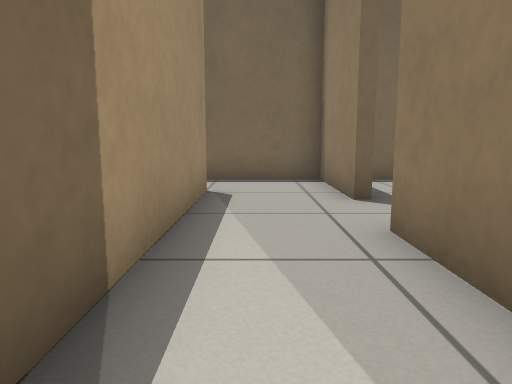
View 1 (above)

21 first-person views from a walk through a robot-simulator world made for Gazebo. The camera is 0.5 m above the floor, tilts 8° down and sees 70° across. The floor is counted in squares, 0.5 m on a side. Each view is taken from the middle of a square. On the plan, view 1 faces up. The plan holds only what a view shows up to about 13 squares ahead; the rest is blank. The place goes on beyond the plan.

View 2
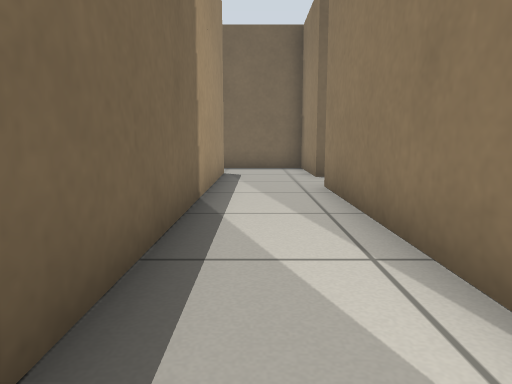

View 3
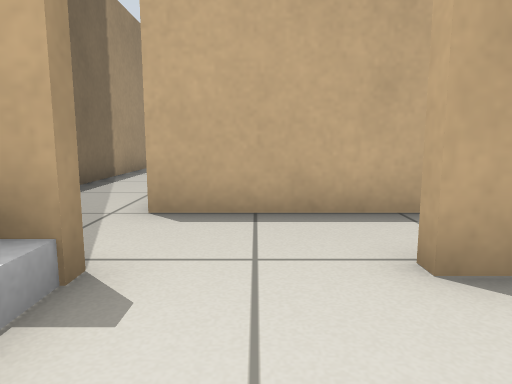

View 4
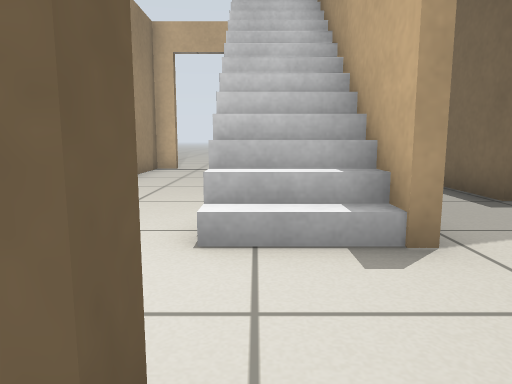

View 5
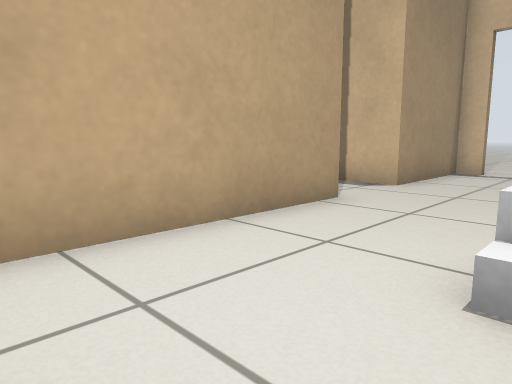

View 6
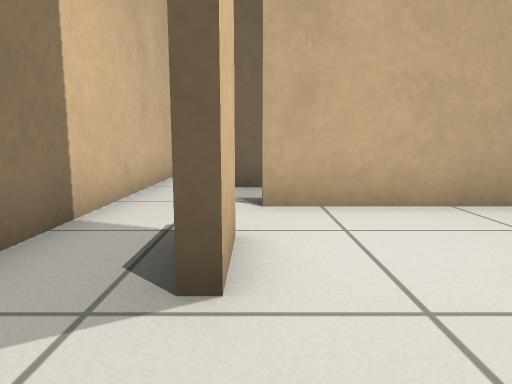

View 7
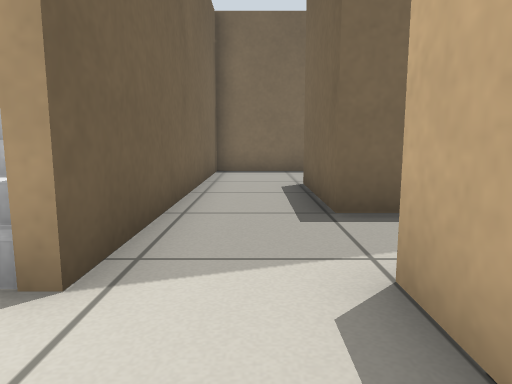

View 8
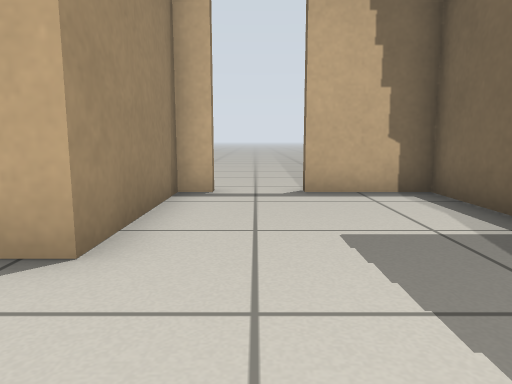

View 9
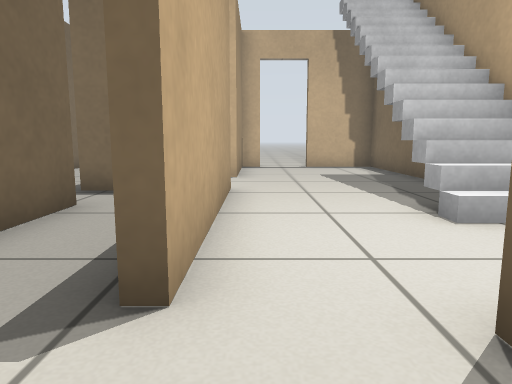

View 10
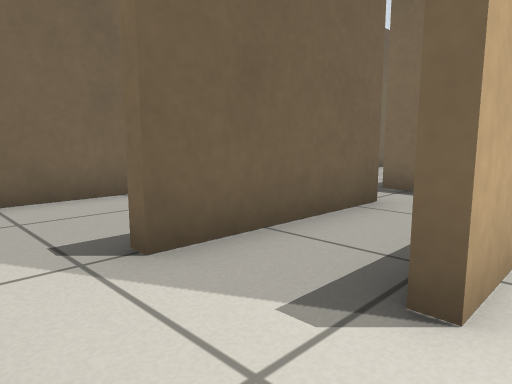

View 11
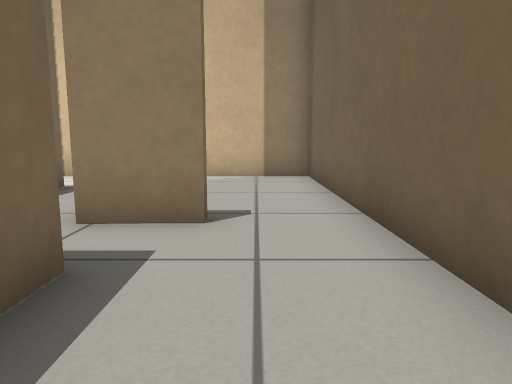

View 12
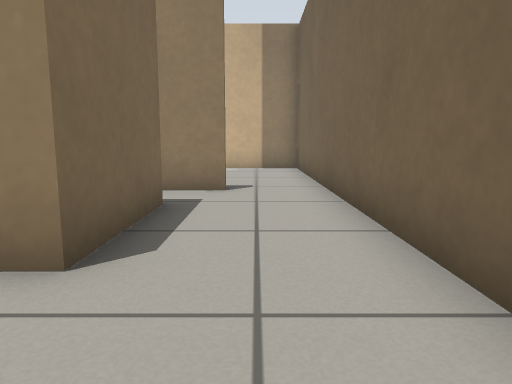

View 13
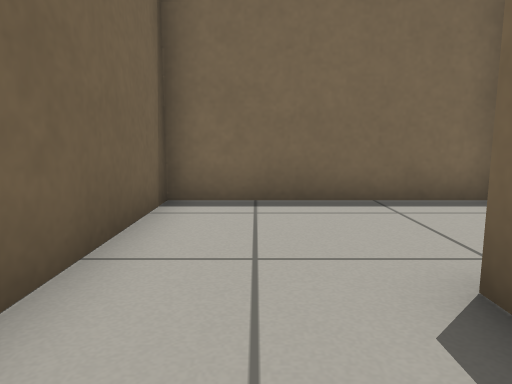

View 14
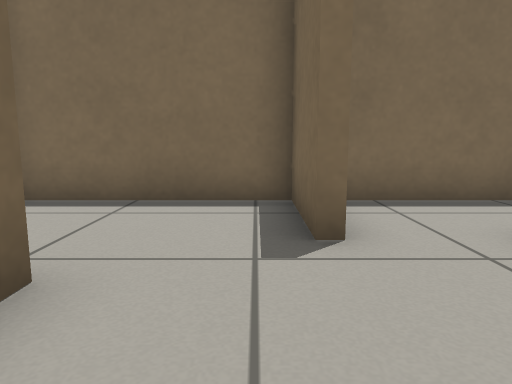

View 15
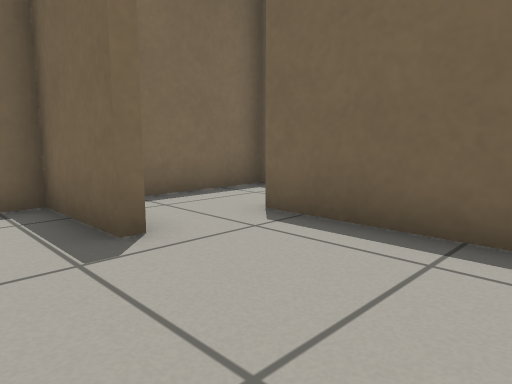

View 16
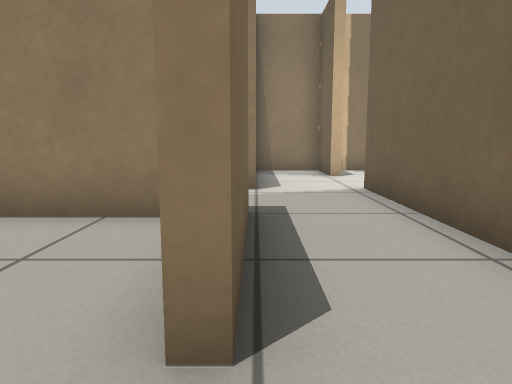

View 17
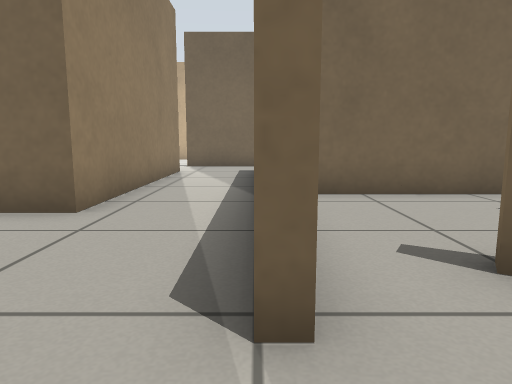

View 18
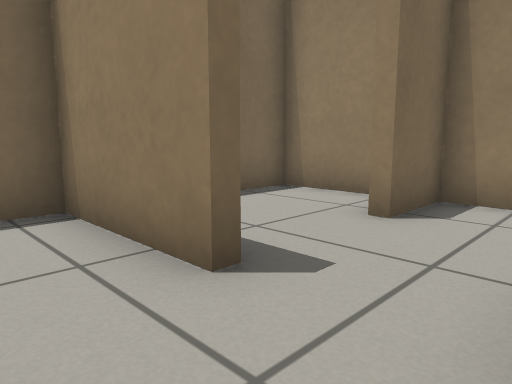

View 19
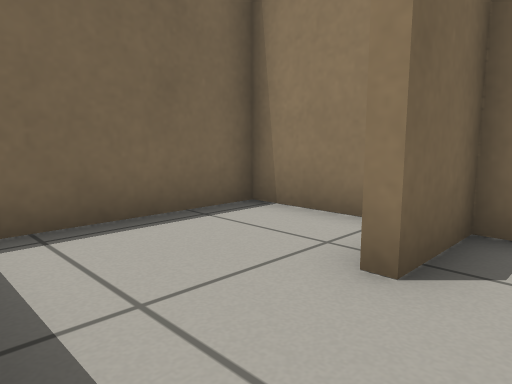

View 20
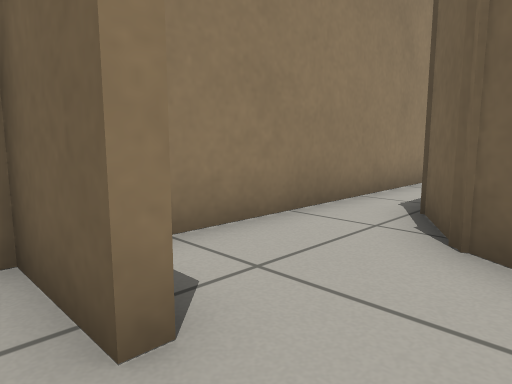

View 21
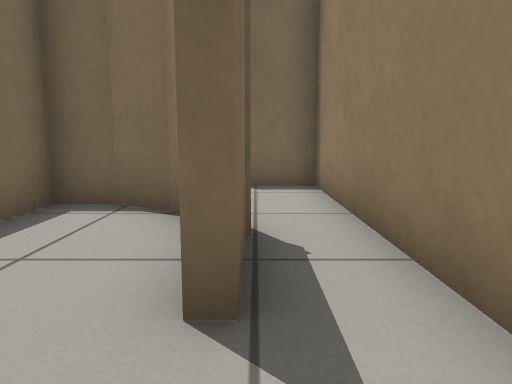

### Floor plan
Ten units are one square. View 1 is at (0, 0); x grows to the right and y downward. Boxes are objects, and circles mark ways between rooms. Rooms are numbered by the first view taken in them; rooms with no view inside come last. Other rooms are left out.
<svg viewBox="-86 -99 154 269">
<path fill="none" stroke="#000" d="M18 56 -81 56 -81 81M43 54 43 51 63 51 63 30M-44 53 18 53M-16 105 40 105M43 89 43 73M54 30 15 30 15 -40M63 67 63 59M63 104 63 82M-81 98 -81 105 -40 105 -40 121M15 -61 15 -75M-10 -73 -10 30 -45 30M43 73 46 73M50 54 43 54M4 144 3 128M-13 135 -43 135M-81 110 -81 165 63 165 63 136M-43 135 -43 130M-56 4 -81 4 -81 36M-13 18 -13 6M-45 30 -45 25M15 -75 15 -94 -14 -94M-14 -73 -10 -73M63 -64 63 -94 27 -94M15 -40 26 -40M45 -64 63 -64M35 -36 40 -34M40 -34 49 -18 49 1M63 20 63 -61 45 -61M49 1 45 1M63 136 63 104M3 128 45 129M-13 127 -13 135M45 129 45 132M-56 -22 -21 -22M-81 -42 -81 -15M-26 -19 -58 -19M-56 0 -56 4M-13 6 -13 -4M-81 -15 -81 -5M40 -27 38 -31 28 -37 17 -37 17 -25M-81 36 -81 53 -44 53"/>
<rect x="-35" y="55" width="20" height="10" fill="#bbb"><title>stairs</title></rect>
<rect x="-5" y="55" width="10" height="10" fill="#bbb"><title>stairs</title></rect>
<circle cx="5" cy="-70" r="3" fill="#2a7"/>
<circle cx="20" cy="-55" r="3" fill="#2a7"/>
<circle cx="50" cy="110" r="3" fill="#2a7"/>
<circle cx="-40" cy="40" r="3" fill="#2a7"/>
<circle cx="0" cy="130" r="3" fill="#2a7"/>
<circle cx="55" cy="130" r="3" fill="#2a7"/>
<circle cx="-35" cy="0" r="3" fill="#2a7"/>
<circle cx="-60" cy="30" r="3" fill="#2a7"/>
<circle cx="50" cy="-50" r="3" fill="#2a7"/>
<circle cx="50" cy="15" r="3" fill="#2a7"/>
<circle cx="-65" cy="-20" r="3" fill="#2a7"/>
<text x="0" y="60">1</text>
<text x="-10" y="150">2</text>
<text x="-50" y="20">3</text>
<text x="0" y="-90">4</text>
<text x="40" y="-70">5</text>
<text x="60" y="-20">6</text>
<text x="40" y="120">7</text>
<text x="-50" y="-30">8</text>
<text x="-40" y="-10">9</text>
<text x="30" y="0">10</text>
<text x="-60" y="40">11</text>
</svg>
Room 1 opens to room 4. Room 1 opens to room 5. Room 1 opens to room 7. Room 1 opens to room 11. Room 2 opens to room 7. Room 3 opens to room 9. Room 3 opens to room 11. Room 5 opens to room 6. Room 6 opens to room 10. Room 8 opens to room 9.

Where each view was taken, in squares from view 1:
view 1: 0 up, 0 right, facing up
view 2: 4 down, 0 right, facing up
view 3: 8 down, 3 right, facing up
view 4: 7 down, 5 right, facing left
view 5: 7 down, 4 right, facing down-left
view 6: 5 down, 4 right, facing down
view 7: 4 down, 4 right, facing left
view 8: 9 down, 1 left, facing left
view 9: 10 down, 6 right, facing left
view 10: 10 down, 6 right, facing down-left
view 11: 15 down, 4 left, facing right
view 12: 15 down, 7 left, facing right
view 13: 15 down, 2 left, facing left
view 14: 1 down, 2 left, facing left
view 15: 2 down, 2 left, facing up-left
view 16: 3 down, 6 left, facing right
view 17: 9 up, 1 left, facing down
view 18: 4 up, 0 right, facing up-right
view 19: 5 up, 2 right, facing up-right
view 20: 7 up, 3 right, facing down-right
view 21: 2 down, 5 right, facing up
